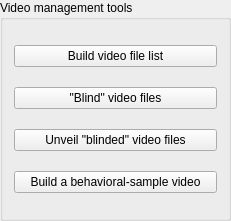
              <widget class="QGroupBox" name="groupBox_3">
               <property name="geometry">
                <rect>
                 <x>380</x>
                 <y>20</y>
                 <width>231</width>
                 <height>221</height>
                </rect>
               </property>
               <property name="title">
                <string>Video management tools</string>
               </property>
               <layout class="QVBoxLayout" name="verticalLayout_8">
                <item>
                 <widget class="QPushButton" name="pbCadastrarListaVideo">
                  <property name="text">
                   <string>Build video file list</string>
                  </property>
                 </widget>
                </item>
                <item>
                 <widget class="QPushButton" name="pbDuploCego">
                  <property name="text">
                   <string>&quot;Blind&quot; video files</string>
                  </property>
                 </widget>
                </item>
                <item>
                 <widget class="QPushButton" name="pbUnveil">
                  <property name="text">
                   <string>Unveil &quot;blinded&quot; video files</string>
                  </property>
                 </widget>
                </item>
                <item>
                 <widget class="QPushButton" name="pbBehaviorSample">
                  <property name="text">
                   <string>Build a behavioral-sample video</string>
                  </property>
                 </widget>
                </item>
               </layout>
              </widget>
